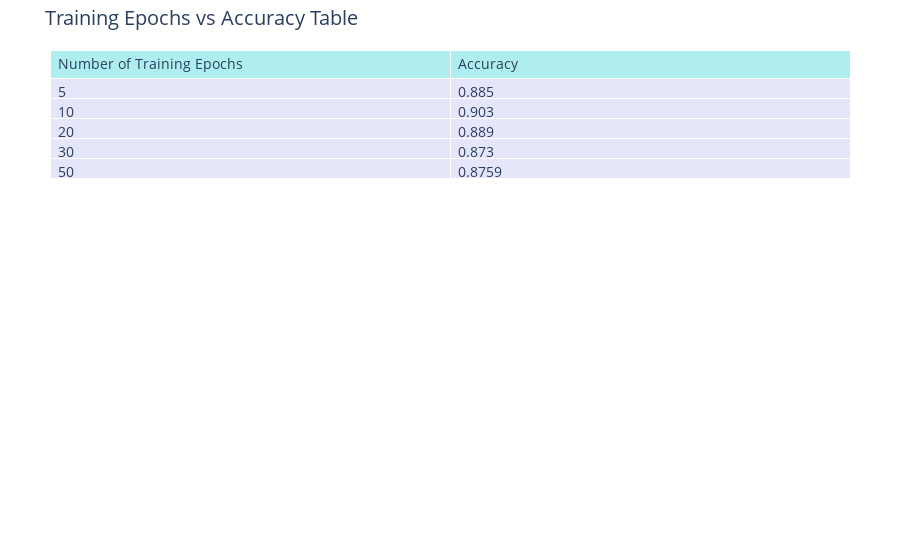

Notebook code for this chart:
### Code cell
import plotly.graph_objects as go

# Create the table
fig = go.Figure(data=[go.Table(
    header=dict(values=['Number of Training Epochs', 'Accuracy'],
                fill_color='paleturquoise',
                align='left'),
    cells=dict(values=[epochs, accuracy],
               fill_color='lavender',
               align='left'))
])

# Customize the layout for a professional look
fig.update_layout(
    title='Training Epochs vs Accuracy Table',
    template='plotly_white',
    font=dict(size=14),
    margin=dict(l=50, r=50, t=50, b=50)
)

# Show the table
fig.show()

### Figure 1 — Plotly figure (JSON) as saved in the notebook; plotly's stock layout.template omitted (floating-point values rounded to 4 significant figures)
{"data": [{"cells": {"align": "left", "fill": {"color": "lavender"}, "values": [[5, 10, 20, 30, 50], [0.885, 0.903, 0.889, 0.873, 0.8759]]}, "header": {"align": "left", "fill": {"color": "paleturquoise"}, "values": ["Number of Training Epochs", "Accuracy"]}, "type": "table"}], "layout": {"font": {"size": 14}, "margin": {"b": 50, "l": 50, "r": 50, "t": 50}, "title": {"text": "Training Epochs vs Accuracy Table"}}}
